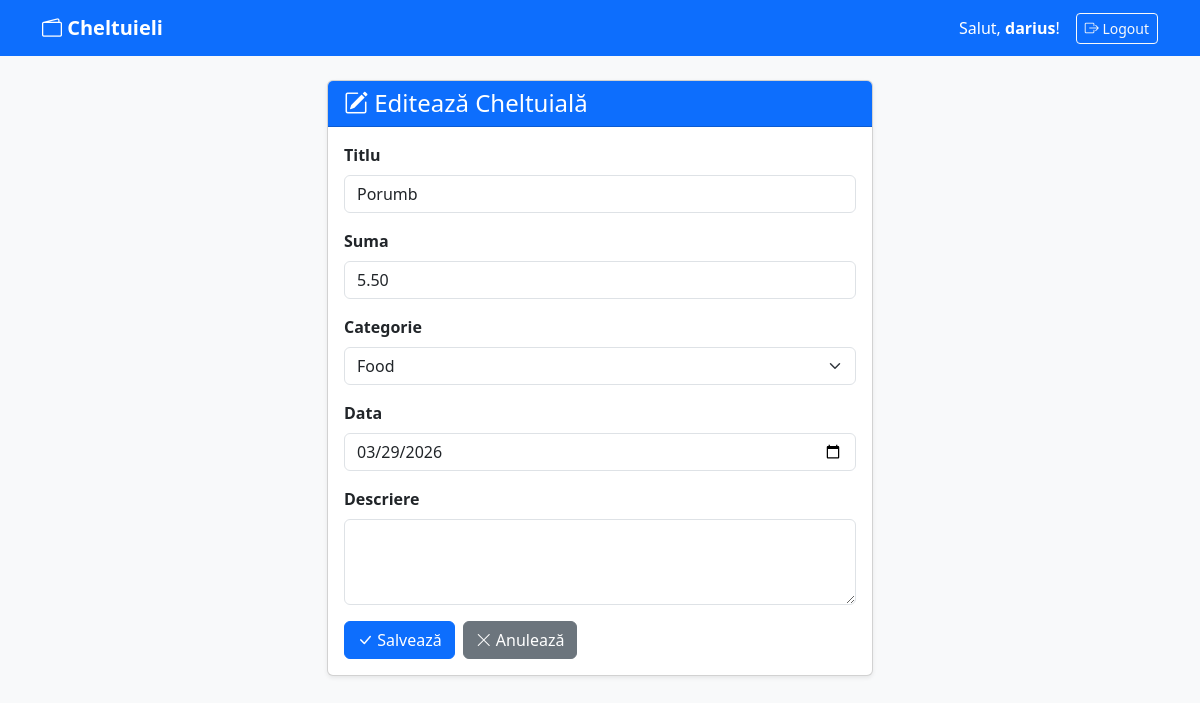
/editeaza/3/ (signed in), run on the app's committed database.
### AplicatiePractica/models.py (models this page shows, shortened)
class Cheltuiala(models.Model):
    utilizator = models.ForeignKey(User, on_delete=models.CASCADE)
    categorie = models.ForeignKey(Categorie, on_delete=models.SET_NULL, null=True)
    titlu = models.CharField(max_length=200)
    suma = models.DecimalField(max_digits=10, decimal_places=2)
    data = models.DateField()
    descriere = models.TextField(blank=True, null=True)
    creat_la = models.DateTimeField(auto_now_add=True)
    class Meta:
        verbose_name_plural = "Cheltuieli"
        ordering = ['-data']

### AplicatiePractica/views.py (the view)
# urls.py: path('editeaza/<int:pk>/', views.editeaza_cheltuiala, name='editeaza_cheltuiala'),
@login_required
def editeaza_cheltuiala(request, pk):
    cheltuiala = get_object_or_404(Cheltuiala, pk=pk, utilizator=request.user)
    if request.method == 'POST':
        form = CheltuialaForm(request.POST, instance=cheltuiala)
        if form.is_valid():
            form.save()
            messages.success(request, f'Cheltuiala "{cheltuiala.titlu}" a fost actualizată!')
            return redirect('lista_cheltuieli')
    else:
        form = CheltuialaForm(instance=cheltuiala)
    return render(request, 'AplicatiePractica/form.html', {'form': form, 'titlu': 'Editează Cheltuială'})

### AplicatiePractica/forms.py
class CheltuialaForm(forms.ModelForm):
    class Meta:
        model = Cheltuiala
        fields = ['titlu', 'suma', 'categorie', 'data', 'descriere']
        widgets = {
            'titlu': forms.TextInput(attrs={'class': 'form-control'}),
            'suma': forms.NumberInput(attrs={'class': 'form-control'}),
            'categorie': forms.Select(attrs={'class': 'form-select'}),
            'data': forms.DateInput(attrs={'class': 'form-control', 'type': 'date'}),
            'descriere': forms.Textarea(attrs={'class': 'form-control', 'rows': 3}),
        }

### AplicatiePractica/models.py (called while the page is built)
    def __str__(self):
        return self.nume

### AplicatiePractica/templates/AplicatiePractica/form.html (shortened to what this page needs)
{% extends 'AplicatiePractica/base.html' %}
{% block content %}
<div class="row justify-content-center">
    <div class="col-md-6">
        <div class="card shadow-sm">
            <div class="card-header bg-primary text-white">
                <h4 class="mb-0"><i class="bi bi-pencil-square"></i> {{ titlu }}</h4>
            </div>
            <div class="card-body">
                <form method="post">
                    {% for field in form %}
                        <div class="mb-3">
                            <label class="form-label fw-semibold">{{ field.label }}</label>
                            {{ field }}
                        </div>
                    {% endfor %}
                    <div class="d-flex gap-2">
                        <button type="submit" class="btn btn-primary">
                            <i class="bi bi-check-lg"></i> Salvează
                        </button>
                        <a href="{% url 'lista_cheltuieli' %}" class="btn btn-secondary">
                            <i class="bi bi-x-lg"></i> Anulează
                        </a>
                    </div>
                </form>
            </div>
        </div>
    </div>
</div>
{% endblock %}

### AplicatiePractica/templates/AplicatiePractica/base.html (shortened to what this page needs)
<!DOCTYPE html>
<html lang="ro">
<head>
    <link href="https://cdn.jsdelivr.net/npm/bootstrap@5.3.0/dist/css/bootstrap.min.css" rel="stylesheet">
    <link href="https://cdn.jsdelivr.net/npm/bootstrap-icons@1.11.0/font/bootstrap-icons.css" rel="stylesheet">
</head>
<body class="bg-light">
<nav class="navbar navbar-expand-lg navbar-dark bg-primary">
    <div class="container">
        <a class="navbar-brand fw-bold" href="/">
            <i class="bi bi-wallet2"></i> Cheltuieli
        </a>
        <div class="ms-auto d-flex align-items-center gap-3">
            {% if user.is_authenticated %}
                <span class="text-white">Salut, <strong>{{ user.username }}</strong>!</span>
                <form method="post" action="/accounts/logout/" class="d-inline">
                    <button type="submit" class="btn btn-outline-light btn-sm">
                        <i class="bi bi-box-arrow-right"></i> Logout
                    </button>
                </form>
            {% endif %}
        </div>
    </div>
</nav>
<div class="container mt-4">
    {% block content %}{% endblock %}
</div>
</body>
</html>

### data on the page
Cheltuiala: form "Porumb" "5.50" "Food" "03/29/2026"

### other printed values
{{ user.username }} "darius"
{{ titlu }} "Editează Cheltuială"
{{ field.label }} "Titlu" "Suma" "Categorie" "Data" "Descriere"
